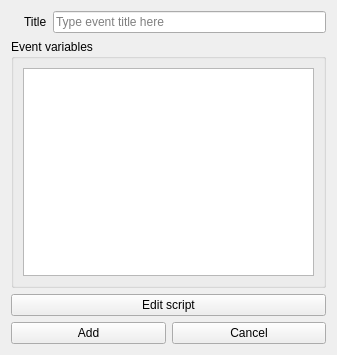
<?xml version="1.0" encoding="UTF-8"?>
<ui version="4.0">
 <class>EventEdit</class>
 <widget class="QWidget" name="EventEdit">
  <property name="geometry">
   <rect>
    <x>0</x>
    <y>0</y>
    <width>337</width>
    <height>355</height>
   </rect>
  </property>
  <property name="windowTitle">
   <string>Form</string>
  </property>
  <layout class="QGridLayout" name="gridLayout_4">
   <item row="1" column="0" colspan="2">
    <widget class="QGroupBox" name="groupBox">
     <property name="title">
      <string>Event variables</string>
     </property>
     <layout class="QVBoxLayout" name="verticalLayout">
      <item>
       <widget class="QListWidget" name="optionList"/>
      </item>
     </layout>
     <zorder>optionList</zorder>
     <zorder>optionList</zorder>
    </widget>
   </item>
   <item row="6" column="0">
    <widget class="QPushButton" name="addButton">
     <property name="text">
      <string>Add</string>
     </property>
     <property name="icon">
      <iconset resource="resources.qrc">
       <normaloff>:/icons/accept</normaloff>:/icons/accept</iconset>
     </property>
    </widget>
   </item>
   <item row="0" column="0" colspan="2">
    <layout class="QHBoxLayout" name="titleLayout">
     <item>
      <widget class="QLabel" name="titlePixmap">
       <property name="maximumSize">
        <size>
         <width>16</width>
         <height>16</height>
        </size>
       </property>
       <property name="text">
        <string/>
       </property>
       <property name="pixmap">
        <pixmap resource="resources.qrc">:/icons/name</pixmap>
       </property>
      </widget>
     </item>
     <item>
      <widget class="QLabel" name="titleLabel">
       <property name="text">
        <string>Title</string>
       </property>
      </widget>
     </item>
     <item>
      <widget class="QLineEdit" name="titleEdit">
       <property name="placeholderText">
        <string>Type event title here</string>
       </property>
      </widget>
     </item>
    </layout>
   </item>
   <item row="2" column="0" colspan="2">
    <widget class="QPushButton" name="scriptButton">
     <property name="text">
      <string>Edit script</string>
     </property>
    </widget>
   </item>
   <item row="6" column="1">
    <widget class="QPushButton" name="cancelButton">
     <property name="text">
      <string>Cancel</string>
     </property>
     <property name="icon">
      <iconset resource="resources.qrc">
       <normaloff>:/icons/remove</normaloff>:/icons/remove</iconset>
     </property>
    </widget>
   </item>
  </layout>
 </widget>
 <resources>
  <include location="resources.qrc"/>
 </resources>
 <connections/>
</ui>
